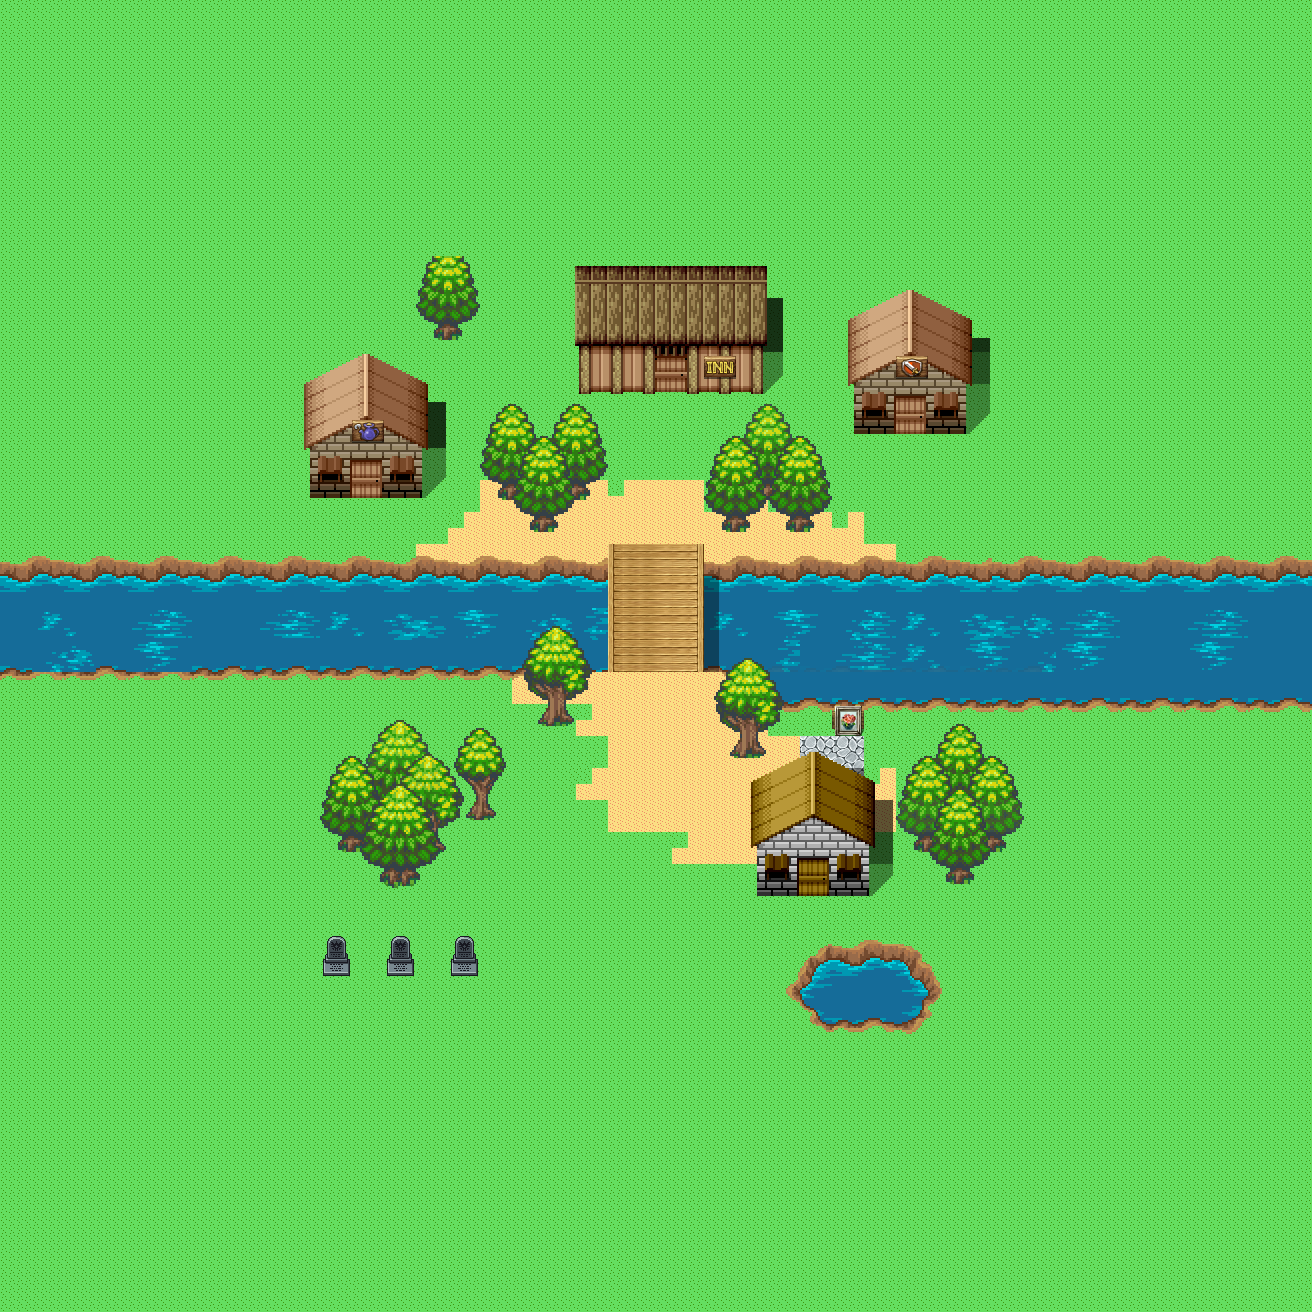

A level layout from a 2D game, rendered from its tile map. Below: a short description, then the map file with tile-grid data replaced by summaries:
An orthogonal 41x41 tile map with 32x32 px tiles, 10 tile layers (Tile Layer 1, Tile Layer 2, Tile Layer 3, Tile Layer 4, ...), 7 tilesets and 74 objects (4x portalO, 3x person, 2x portalIn, startpoint).

<map version="1.2" tiledversion="1.2.4" orientation="orthogonal" renderorder="right-down" width="41" height="41" tilewidth="32" tileheight="32" infinite="0" nextlayerid="22" nextobjectid="257">
 <tileset firstgid="1" name="DragonQuestRetro" tilewidth="32" tileheight="32" tilecount="120" columns="15">
  <image source="../Resources/DragonQuestRetro.png" width="480" height="256" />
 </tileset>
 <tileset firstgid="121" name="Tree" tilewidth="32" tileheight="32" tilecount="120" columns="10">
  <image source="../Resources/Tree.png" width="320" height="384" />
 </tileset>
 <tileset firstgid="241" name="water" tilewidth="32" tileheight="32" tilecount="144" columns="12">
  <image source="../Resources/water.png" width="384" height="384" />
  <tile id="0">
   <animation>
    <frame tileid="0" duration="500" />
    <frame tileid="6" duration="500" />
   </animation>
  </tile>
  <tile id="1">
   <animation>
    <frame tileid="1" duration="500" />
    <frame tileid="7" duration="500" />
   </animation>
  </tile>
  <tile id="2">
   <animation>
    <frame tileid="2" duration="500" />
    <frame tileid="8" duration="500" />
   </animation>
  </tile>
  <tile id="3">
   <animation>
    <frame tileid="3" duration="500" />
    <frame tileid="9" duration="500" />
   </animation>
  </tile>
  <tile id="4">
   <animation>
    <frame tileid="4" duration="500" />
    <frame tileid="10" duration="500" />
   </animation>
  </tile>
  <tile id="5">
   <animation>
    <frame tileid="5" duration="500" />
    <frame tileid="11" duration="500" />
   </animation>
  </tile>
  <tile id="12">
   <animation>
    <frame tileid="12" duration="500" />
    <frame tileid="18" duration="500" />
   </animation>
  </tile>
  <tile id="13">
   <animation>
    <frame tileid="13" duration="500" />
    <frame tileid="19" duration="500" />
   </animation>
  </tile>
  <tile id="14">
   <animation>
    <frame tileid="14" duration="500" />
    <frame tileid="20" duration="500" />
   </animation>
  </tile>
  <tile id="15">
   <animation>
    <frame tileid="15" duration="500" />
    <frame tileid="21" duration="500" />
   </animation>
  </tile>
  <tile id="16">
   <animation>
    <frame tileid="16" duration="500" />
    <frame tileid="22" duration="500" />
   </animation>
  </tile>
  <tile id="17">
   <animation>
    <frame tileid="17" duration="500" />
    <frame tileid="23" duration="500" />
   </animation>
  </tile>
  <tile id="24">
   <animation>
    <frame tileid="24" duration="500" />
    <frame tileid="30" duration="500" />
   </animation>
  </tile>
  <tile id="25">
   <animation>
    <frame tileid="25" duration="500" />
    <frame tileid="31" duration="500" />
   </animation>
  </tile>
  <tile id="26">
   <animation>
    <frame tileid="26" duration="500" />
    <frame tileid="32" duration="500" />
   </animation>
  </tile>
  <tile id="27">
   <animation>
    <frame tileid="27" duration="500" />
    <frame tileid="33" duration="500" />
   </animation>
  </tile>
  <tile id="28">
   <animation>
    <frame tileid="28" duration="500" />
    <frame tileid="34" duration="500" />
   </animation>
  </tile>
  <tile id="29">
   <animation>
    <frame tileid="29" duration="500" />
    <frame tileid="35" duration="500" />
   </animation>
  </tile>
  <tile id="36">
   <animation>
    <frame tileid="36" duration="500" />
    <frame tileid="42" duration="500" />
   </animation>
  </tile>
  <tile id="37">
   <animation>
    <frame tileid="37" duration="500" />
    <frame tileid="43" duration="500" />
   </animation>
  </tile>
  <tile id="38">
   <animation>
    <frame tileid="38" duration="500" />
    <frame tileid="44" duration="500" />
   </animation>
  </tile>
  <tile id="39">
   <animation>
    <frame tileid="39" duration="500" />
    <frame tileid="45" duration="500" />
   </animation>
  </tile>
  <tile id="40">
   <animation>
    <frame tileid="40" duration="500" />
    <frame tileid="46" duration="500" />
   </animation>
  </tile>
  <tile id="41">
   <animation>
    <frame tileid="41" duration="500" />
    <frame tileid="47" duration="500" />
   </animation>
  </tile>
  <tile id="48">
   <animation>
    <frame tileid="48" duration="500" />
    <frame tileid="54" duration="500" />
   </animation>
  </tile>
  <tile id="49">
   <animation>
    <frame tileid="49" duration="500" />
    <frame tileid="55" duration="500" />
   </animation>
  </tile>
  <tile id="50">
   <animation>
    <frame tileid="50" duration="500" />
    <frame tileid="56" duration="500" />
   </animation>
  </tile>
  <tile id="51">
   <animation>
    <frame tileid="51" duration="500" />
    <frame tileid="57" duration="500" />
   </animation>
  </tile>
  <tile id="52">
   <animation>
    <frame tileid="52" duration="500" />
    <frame tileid="58" duration="500" />
   </animation>
  </tile>
  <tile id="53">
   <animation>
    <frame tileid="53" duration="500" />
    <frame tileid="59" duration="500" />
   </animation>
  </tile>
  <tile id="60">
   <animation>
    <frame tileid="60" duration="500" />
    <frame tileid="66" duration="500" />
   </animation>
  </tile>
  <tile id="61">
   <animation>
    <frame tileid="61" duration="500" />
    <frame tileid="67" duration="500" />
   </animation>
  </tile>
  <tile id="62">
   <animation>
    <frame tileid="62" duration="500" />
    <frame tileid="68" duration="500" />
   </animation>
  </tile>
  <tile id="63">
   <animation>
    <frame tileid="63" duration="500" />
    <frame tileid="69" duration="500" />
   </animation>
  </tile>
  <tile id="64">
   <animation>
    <frame tileid="64" duration="500" />
    <frame tileid="70" duration="500" />
   </animation>
  </tile>
  <tile id="65">
   <animation>
    <frame tileid="65" duration="500" />
    <frame tileid="71" duration="500" />
   </animation>
  </tile>
  <tile id="72">
   <animation>
    <frame tileid="72" duration="500" />
    <frame tileid="78" duration="500" />
   </animation>
  </tile>
  <tile id="73">
   <animation>
    <frame tileid="73" duration="500" />
    <frame tileid="79" duration="500" />
   </animation>
  </tile>
  <tile id="74">
   <animation>
    <frame tileid="74" duration="500" />
    <frame tileid="80" duration="500" />
   </animation>
  </tile>
  <tile id="75">
   <animation>
    <frame tileid="75" duration="500" />
    <frame tileid="81" duration="500" />
   </animation>
  </tile>
  <tile id="76">
   <animation>
    <frame tileid="76" duration="500" />
    <frame tileid="82" duration="500" />
   </animation>
  </tile>
  <tile id="77">
   <animation>
    <frame tileid="77" duration="500" />
    <frame tileid="83" duration="500" />
   </animation>
  </tile>
  <tile id="84">
   <animation>
    <frame tileid="84" duration="500" />
    <frame tileid="90" duration="500" />
   </animation>
  </tile>
  <tile id="85">
   <animation>
    <frame tileid="85" duration="500" />
    <frame tileid="91" duration="500" />
   </animation>
  </tile>
  <tile id="86">
   <animation>
    <frame tileid="86" duration="500" />
    <frame tileid="92" duration="500" />
   </animation>
  </tile>
  <tile id="87">
   <animation>
    <frame tileid="87" duration="500" />
    <frame tileid="93" duration="500" />
   </animation>
  </tile>
  <tile id="88">
   <animation>
    <frame tileid="88" duration="500" />
    <frame tileid="94" duration="500" />
   </animation>
  </tile>
  <tile id="89">
   <animation>
    <frame tileid="89" duration="500" />
    <frame tileid="95" duration="500" />
   </animation>
  </tile>
  <tile id="96">
   <animation>
    <frame tileid="96" duration="500" />
    <frame tileid="102" duration="500" />
   </animation>
  </tile>
  <tile id="97">
   <animation>
    <frame tileid="97" duration="500" />
    <frame tileid="103" duration="500" />
   </animation>
  </tile>
  <tile id="98">
   <animation>
    <frame tileid="98" duration="500" />
    <frame tileid="104" duration="500" />
   </animation>
  </tile>
  <tile id="99">
   <animation>
    <frame tileid="99" duration="500" />
    <frame tileid="105" duration="500" />
   </animation>
  </tile>
  <tile id="100">
   <animation>
    <frame tileid="100" duration="500" />
    <frame tileid="106" duration="500" />
   </animation>
  </tile>
  <tile id="101">
   <animation>
    <frame tileid="101" duration="500" />
    <frame tileid="107" duration="500" />
   </animation>
  </tile>
  <tile id="108">
   <animation>
    <frame tileid="108" duration="500" />
    <frame tileid="114" duration="500" />
   </animation>
  </tile>
  <tile id="109">
   <animation>
    <frame tileid="109" duration="500" />
    <frame tileid="115" duration="500" />
   </animation>
  </tile>
  <tile id="110">
   <animation>
    <frame tileid="110" duration="500" />
    <frame tileid="116" duration="500" />
   </animation>
  </tile>
  <tile id="111">
   <animation>
    <frame tileid="111" duration="500" />
    <frame tileid="117" duration="500" />
   </animation>
  </tile>
  <tile id="112">
   <animation>
    <frame tileid="112" duration="500" />
    <frame tileid="118" duration="500" />
   </animation>
  </tile>
  <tile id="113">
   <animation>
    <frame tileid="113" duration="500" />
    <frame tileid="119" duration="500" />
   </animation>
  </tile>
  <tile id="120">
   <animation>
    <frame tileid="120" duration="500" />
    <frame tileid="126" duration="500" />
   </animation>
  </tile>
  <tile id="121">
   <animation>
    <frame tileid="121" duration="500" />
    <frame tileid="127" duration="500" />
   </animation>
  </tile>
  <tile id="122">
   <animation>
    <frame tileid="122" duration="500" />
    <frame tileid="128" duration="500" />
   </animation>
  </tile>
  <tile id="123">
   <animation>
    <frame tileid="123" duration="500" />
    <frame tileid="129" duration="500" />
   </animation>
  </tile>
  <tile id="124">
   <animation>
    <frame tileid="124" duration="500" />
    <frame tileid="130" duration="500" />
   </animation>
  </tile>
  <tile id="125">
   <animation>
    <frame tileid="125" duration="500" />
    <frame tileid="131" duration="500" />
   </animation>
  </tile>
  <tile id="132">
   <animation>
    <frame tileid="132" duration="500" />
    <frame tileid="138" duration="500" />
   </animation>
  </tile>
  <tile id="133">
   <animation>
    <frame tileid="133" duration="500" />
    <frame tileid="139" duration="500" />
   </animation>
  </tile>
  <tile id="134">
   <animation>
    <frame tileid="134" duration="500" />
    <frame tileid="140" duration="500" />
   </animation>
  </tile>
  <tile id="135">
   <animation>
    <frame tileid="135" duration="500" />
    <frame tileid="141" duration="500" />
   </animation>
  </tile>
  <tile id="136">
   <animation>
    <frame tileid="136" duration="500" />
    <frame tileid="142" duration="500" />
   </animation>
  </tile>
  <tile id="137">
   <animation>
    <frame tileid="137" duration="500" />
    <frame tileid="143" duration="500" />
   </animation>
  </tile>
 </tileset>
 <tileset firstgid="385" name="houses1" tilewidth="32" tileheight="32" tilecount="208" columns="13">
  <image source="../Resources/houses1.png" width="447" height="539" />
 </tileset>
 <tileset firstgid="593" name="Exteriors" tilewidth="32" tileheight="32" tilecount="256" columns="16">
  <image source="../Resources/Exteriors.png" width="512" height="512" />
 </tileset>
 <tileset firstgid="849" name="dragonQuestTown" tilewidth="32" tileheight="32" tilecount="100" columns="10">
  <image source="../Resources/dragonQuestTown.png" width="320" height="320" />
 </tileset>
 <tileset firstgid="949" name="rpg_maker_telles0808" tilewidth="32" tileheight="32" tilecount="2016" columns="32">
  <image source="../Resources/rpg_maker_telles0808.png" width="1024" height="2016" />
 </tileset>
 <layer id="12" name="Tile Layer 1" width="41" height="41">
  <data>[1681 cells, 1672 non-empty, 4 distinct tile ids]</data>
 </layer>
 <layer id="13" name="Tile Layer 2" width="41" height="41">
  <data>[1681 cells, 290 non-empty, 43 distinct tile ids]</data>
 </layer>
 <layer id="14" name="Tile Layer 3" width="41" height="41">
  <data>[1681 cells, 149 non-empty, 107 distinct tile ids]</data>
 </layer>
 <objectgroup id="4" name="Object Layer 1">
  <object id="14" x="260" y="560" width="345.333" height="110.667" />
  <object id="15" x="705.333" y="565.333" width="345.333" height="98.6667" />
  <object id="16" x="578.667" y="562.667" width="32" height="109.333" />
  <object id="17" x="698.667" y="574.667" width="28" height="94.6667" />
  <object id="19" x="732" y="638.667" width="329.333" height="69.3333" />
  <object id="20" x="258.667" y="670.667" width="341.333" height="5.33333" />
  <object id="43" name="portalO" type="portalO" x="1046" y="248" width="32" height="856" />
  <object id="45" type="portalO" x="256" y="234" width="804" height="46" />
  <object id="52" x="576" y="264" width="196" height="134" />
  <object id="68" x="901.333" y="793.333" width="45.3333" height="54.6667" />
  <object id="70" x="976" y="796" width="41.3333" height="54.6667" />
  <object id="72" x="940" y="754.667" width="44" height="52" />
  <object id="74" x="852" y="329.333" width="113.333" height="101.333" />
  <object id="75" x="306.667" y="396" width="117.333" height="101.333" />
  <object id="102" x="777.333" y="481.333" width="48" height="32" />
  <object id="103" x="754.667" y="441.333" width="28" height="41.3333" />
  <object id="104" x="758.667" y="484" width="16" height="16" />
  <object id="107" x="729.333" y="481.333" width="30.6667" height="22.6667" />
  <object id="108" x="736" y="444" width="22.6667" height="46.6667" />
  <object id="111" x="565.333" y="446.667" width="25.3333" height="50.6667" />
  <object id="113" x="496" y="462.667" width="36" height="32" />
  <object id="114" x="524" y="460" width="38.6667" height="29.3333" />
  <object id="115" x="528" y="498.667" width="35.3333" height="44.6667" />
  <object id="116" x="722.667" y="512" width="28" height="26.6667" />
  <object id="117" x="786" y="512.667" width="26.6667" height="26" />
  <object id="118" x="708" y="483.333" width="54.6667" height="30" />
  <object id="119" x="762.667" y="480.667" width="15.3333" height="24" />
  <object id="120" x="752" y="457.333" width="34.6667" height="38.6667" />
  <object id="124" x="538" y="704.667" width="37.3333" height="28.6667" />
  <object id="127" x="727.333" y="736" width="42" height="26.6667" />
  <object id="131" x="934.667" y="846.667" width="48" height="46.6667" />
  <object id="132" x="905.333" y="838.667" width="33.3333" height="20" />
  <object id="133" x="989.333" y="841.333" width="16" height="20" />
  <object id="139" x="374.667" y="861.333" width="50.6667" height="38.6667" />
  <object id="140" x="374.667" y="774.667" width="56" height="86.6667" />
  <object id="141" x="334.667" y="828" width="29.3333" height="32" />
  <object id="142" x="425.333" y="812" width="17.3333" height="48" />
  <object id="143" x="326.667" y="829.333" width="45.3333" height="10.6667" />
  <object id="146" x="466.667" y="794.667" width="28" height="37.3333" />
  <object id="147" x="853.333" y="400" width="114.667" height="42.6667" />
  <object id="148" x="310.667" y="465.333" width="114.667" height="44" />
  <object id="150" x="366.667" y="753.333" width="62.6667" height="62.6667" />
  <object id="151" x="936" y="765.333" width="46.6667" height="33.3333" />
  <object id="152" x="930.667" y="756" width="54.6667" height="40" />
  <object id="153" x="496" y="462.667" width="29.3333" height="46.6667" />
  <object id="154" x="566.667" y="466.667" width="26.6667" height="38.6667" />
  <object id="155" x="429.333" y="320" width="36" height="28" />
  <object id="156" x="420" y="304" width="57.3333" height="21.3333" />
  <object id="177" x="449.333" y="956" width="28" height="26.6667" />
  <object id="178" x="384" y="956" width="32" height="28" />
  <object id="179" x="318.667" y="958.667" width="32" height="26.6667" />
  <object id="180" name="portal6" type="portalO" x="258.667" y="236" width="10.6667" height="865.333" />
  <object id="181" x="800" y="994.667" width="137.333" height="37.3333" />
  <object id="184" x="794.667" y="981.333" width="142.667" height="17.3333" />
  <object id="185" x="785.333" y="989.333" width="22.6667" height="9.33333" />
  <object id="186" x="800" y="961.333" width="132" height="28" />
  <object id="188" x="801.333" y="946.667" width="120" height="24" />
  <object id="191" x="824" y="873.333" />
  <object id="192" x="812" y="889.333" />
  <object id="195" x="753.333" y="793.333" width="116" height="102.667" />
  <object id="196" name="portal1" type="portalIn" x="798.667" y="856" width="33.3333" height="45.3333" />
  <object id="205" name="portalO" type="portalO" x="270" y="1052" width="804" height="10" />
  <object id="206" x="1200" y="322" />
  <object id="215" name="girl1" type="person" x="682" y="598" width="20" height="19" />
  <object id="216" name="man1" type="person" x="553" y="753" width="28" height="25" />
  <object id="230" x="556" y="768" width="25" height="29" />
  <object id="231" x="688" y="610" width="21" height="30" />
  <object id="234" name="portal2" type="portalIn" x="647" y="346" width="45" height="59" />
  <object id="236" name="oldMan1Back" type="person" x="396" y="968" width="11" height="15" />
  <object id="238" x="404" y="985" width="22" height="27" />
  <object id="239" x="797" y="855" height="43" />
  <object id="240" x="829" y="853" width="4" height="40" />
  <object id="255" name="startpoint" type="startpoint" x="830" y="727.5" width="8" height="8.5" />
  <object id="256" x="831" y="707.667" width="32.3333" height="27.3333" />
 </objectgroup>
 <layer id="15" name="Tile Layer 4" width="41" height="41">
  <data>[1681 cells, 27 non-empty, 25 distinct tile ids]</data>
 </layer>
 <layer id="16" name="Tile Layer 5" width="41" height="41">
  <data>[1681 cells, 4 non-empty, 4 distinct tile ids]</data>
 </layer>
 <layer id="17" name="Tile Layer 6" width="41" height="41">
  <data>[1681 cells, 19 non-empty, 19 distinct tile ids]</data>
 </layer>
 <layer id="18" name="Tile Layer 7" width="41" height="41" opacity="0.91">
  <data>[1681 cells, 55 non-empty, 31 distinct tile ids]</data>
 </layer>
 <layer id="19" name="Tile Layer 8" width="41" height="41" opacity="0.99">
  <data>[1681 cells, 45 non-empty, 19 distinct tile ids]</data>
 </layer>
 <layer id="20" name="Tile Layer 9" width="41" height="41">
  <data>[1681 cells, 118 non-empty, 68 distinct tile ids]</data>
 </layer>
 <layer id="21" name="Tile Layer 10" width="41" height="41">
  <data>[1681 cells, 95 non-empty, 74 distinct tile ids]</data>
 </layer>
</map>
